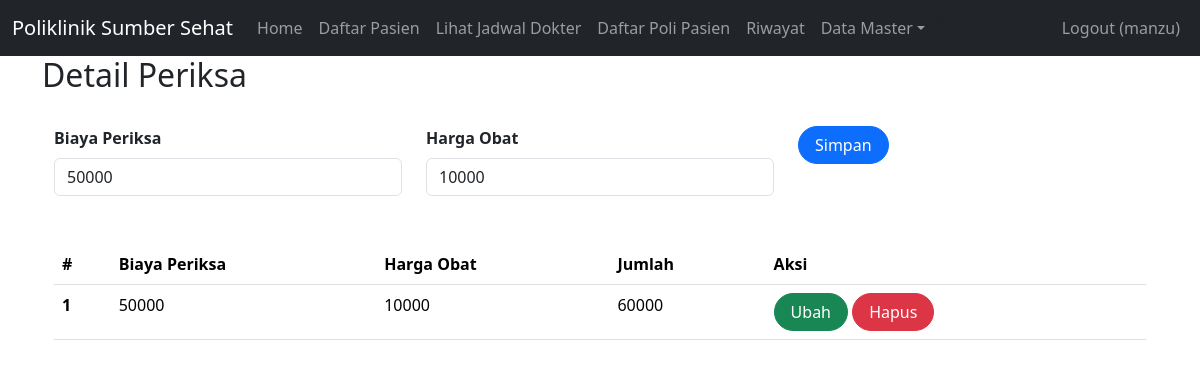
The app's page /index.php?page=detail_periksa (signed in) with its own data.
### tables this page shows
CREATE TABLE `detail_periksa` (
  `id` int(11) NOT NULL,
  `id_periksa` int(11) UNSIGNED NOT NULL,
  `id_obat` int(11) UNSIGNED NOT NULL
);

CREATE TABLE `periksa` (
  `id` int(11) UNSIGNED NOT NULL,
  `id_daftar_poli` int(11) UNSIGNED NOT NULL,
  `tgl_periksa` datetime NOT NULL,
  `catatan` text NOT NULL,
  `biaya_periksa` int(11) NOT NULL
);

CREATE TABLE `obat` (
  `id` int(11) UNSIGNED NOT NULL,
  `nama_obat` varchar(50) NOT NULL,
  `kemasan` varchar(35) NOT NULL,
  `harga` int(11) NOT NULL
);

### detail_periksa.php (the view, shortened to what this page needs)
<h2>Detail Periksa</h2>
<br>
<div class="container">
    <form class="form row" method="POST" action="" name="myForm" onsubmit="return(validate());">
        <?php
        $id_periksa = '';
        $id_obat = '';
        ?>
        <div class="col">
        <label for="inputNama" class="form-label fw-bold">
            Biaya Periksa
        </label>
        <select class="form-control" name="id_periksa">
        <?php
        $selected = '';
        $periksa = mysqli_query($mysqli, "SELECT * FROM Periksa");
        while ($data = mysqli_fetch_array($periksa)) {
            if ($data['id'] == $id_periksa) {
                $selected = 'selected="selected"';
            } else {
                $selected = '';
            }
        ?>
            <option value="<?php echo $data['id'] ?>" <?php echo $selected ?>><?php echo $data['biaya_periksa'] ?></option>
        <?php
        }
        ?>
    </select>
    </div>
    <div class="col">
        <label for="inputNama" class="form-label fw-bold">
        Harga Obat
        </label>
        <select class="form-control" name="id_obat">
        <?php
        $selected = '';
        $obat = mysqli_query($mysqli, "SELECT * FROM obat");
        while ($data = mysqli_fetch_array($obat)) {
            if ($data['id'] == $id_obat) {
                $selected = 'selected="selected"';
            } else {
                $selected = '';
            }
        ?>
            <option value="<?php echo $data['id'] ?>" <?php echo $selected ?>><?php echo $data['harga'] ?></option>
        <?php
        }
        ?>
    </select>
    </div>
    <div class="col">
        <button type="submit" class="btn btn-primary rounded-pill px-3" name="simpan">Simpan</button>
    </div>
    </form>
    <br>
    <br>
    <table class="table table-hover">
        <thead>
            <tr>
                <th scope="col">#</th>
                <th scope="col">Biaya Periksa</th>
                <th scope="col">Harga Obat</th>
                <th scope="col">Jumlah</th>
                <th scope="col">Aksi</th>
            </tr>
        </thead>
        <tbody>
            <?php
            $result = mysqli_query($mysqli, "SELECT detail_periksa.*,periksa.biaya_periksa as 'biaya_periksa', obat.harga as 'harga' FROM detail_periksa LEFT JOIN periksa ON (detail_periksa.id_periksa=periksa.id) LEFT JOIN obat ON (detail_periksa.id_obat=obat.id) ORDER BY id ASC");
            $no = 1;
            while ($data = mysqli_fetch_array($result)) {
                $total_biaya = $data['biaya_periksa'] + $data['harga'];
            ?>
                <tr>
                    <th scope="row"><?php echo $no++ ?></th>
                    <td><?php echo $data['biaya_periksa'] ?></td>
                    <td><?php echo $data['harga'] ?></td>
                    <td><?php echo $total_biaya ?></td>
                    <td>
                        <a class="btn btn-success rounded-pill px-3" href="index.php?page=detail_periksa&id=<?php echo $data['id'] ?>">Ubah</a>
                        <a class="btn btn-danger rounded-pill px-3" href="index.php?page=detail_periksa&id=<?php echo $data['id'] ?>&aksi=hapus">Hapus</a>
                    </td>
                </tr>
            <?php
            }
            ?>
        </tbody>
    </table>

### records on screen
detail_periksa: id_periksa.biaya_periksa "50000", id_obat.harga "10000", id_periksa.harga "60000"

### other values on screen
$_SESSION['username'] "manzu"
form field id_periksa "50000"
form field id_obat "10000"
